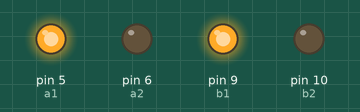
Recording of a sketch running on a simulated Arduino Uno, built with avr-gcc and run on an emulated ATmega328P. Parts: output pins drawn as LEDs (lit = HIGH).

Above: at 0.05 s.
At 2.05 s:
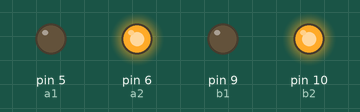
At 4.05 s:
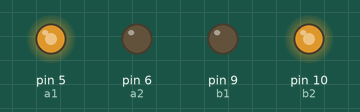
At 8.05 s:
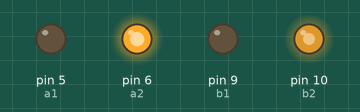
At 12.05 s:
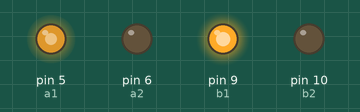
At 15.95 s:
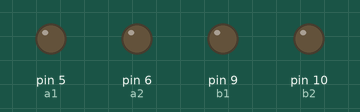
Timing chart, 0 to 20.8 s (numbered marks = the images above):
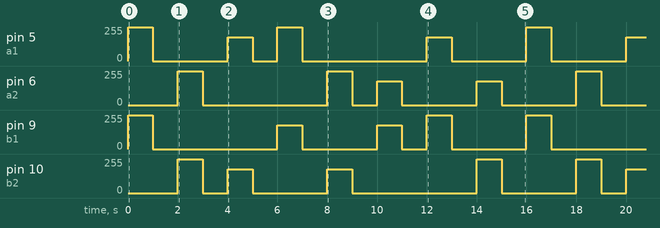

The sketch:

___DC_L9110__4_RC________.ino
```cpp
#define a1 5 //모터드라이버의 a와 b(각각 핀 2개)를 변수 설정
#define a2 6
#define b1 9
#define b2 10
#define HighSpeed 255 //빠른 속도의 출력을 255(최대값)으로 설정
#define LowSpeed 180 //느린 속도의 출력을 180으로 설정

//건전지 소모 등으로 전력이 충분하지 않으면 200 이하로 모터가 돌지 못하고 고주파음이 발생함

void setup() {
  pinMode(a1, OUTPUT); //모터드라이버의 각 핀을 출력모드로 설정
  pinMode(a2, OUTPUT);
  pinMode(b1, OUTPUT);
  pinMode(b2, OUTPUT);
}

void loop() {
  forward(); //전진
  delay(1000);
  stop();
  delay(1000);

  back(); //후진
  delay(1000);
  stop();
  delay(1000);

  right(); //우회전
  delay(1000);
  stop();
  delay(1000);

  rightforward(); //우향직진
  delay(1000);
  stop();
  delay(1000);

  rightback(); //우향후진
  delay(1000);
  stop();
  delay(1000);

  left(); //좌회전
  delay(1000);
  stop();
  delay(1000);

  leftforward(); //좌향전진
  delay(1000);
  stop();
  delay(1000);

  leftback(); //좌향후진
  delay(1000);
  stop();
  delay(1000);

}

//아래는 방향 함수

void forward() { //전진
  analogWrite(a1, HighSpeed);
  analogWrite(a2, 0);
  analogWrite(b1, HighSpeed);
  analogWrite(b2, 0);
}

void back() { //후진
  analogWrite(a1, 0);
  analogWrite(a2, HighSpeed);
  analogWrite(b1, 0);
  analogWrite(b2, HighSpeed);
}

void right() { //우회전, 우회전하기 위하여 왼쪽 바퀴 정회전, 오른쪽 바퀴 역회전
  analogWrite(a1, LowSpeed);
  analogWrite(a2, 0);
  analogWrite(b1, 0);
  analogWrite(b2, LowSpeed);
}

void left() { //좌회전, 좌회전하기 위하여 오른쪽 바퀴 정회전, 왼쪽 바퀴 역회전
  analogWrite(a1, 0);
  analogWrite(a2, LowSpeed);
  analogWrite(b1, LowSpeed);
  analogWrite(b2, 0);
}

void rightforward() { //우향직진, 오른쪽으로 틀며 앞으로 나가기 위해 왼쪽 바퀴가 더 빨리 움직임
  analogWrite(a1, HighSpeed);
  analogWrite(a2, 0);
  analogWrite(b1, LowSpeed);
  analogWrite(b2, 0);
}

void rightback() { //우향후진, 오른쪽으로 틀며 뒤로 나가기 위해 왼쪽 바퀴가 더 빨리 움직임
  analogWrite(a1, 0);
  analogWrite(a2, HighSpeed);
  analogWrite(b1, 0);
  analogWrite(b2, LowSpeed);
}

void leftforward() { //좌향직진, 왼쪽으로 틀며 앞으로 나가기 위해 오른쪽 바퀴가 더 빨리 움직임
  analogWrite(a1, LowSpeed);
  analogWrite(a2, 0);
  analogWrite(b1, HighSpeed);
  analogWrite(b2, 0);
}

void leftback() { //좌향직진, 왼쪽으로 틀며 뒤로 나가기 위해 오른쪽 바퀴가 더 빨리 움직임
  analogWrite(a1, 0);
  analogWrite(a2, LowSpeed);
  analogWrite(b1, 0);
  analogWrite(b2, HighSpeed);
}

void stop() { //모든 바퀴 정지
  analogWrite(a1, 0);
  analogWrite(a2, 0);
  analogWrite(b1, 0);
  analogWrite(b2, 0);
}
```

Measured:
- by itself, pin 6 (a2): repeats every 16.0 s: 0/255 5.0 s, 255/255 1.0 s, 0/255 1.0 s, 2 × (180/255 1.0 s, 0/255 3.0 s), 255/255 1.0 s
- by itself, pin 5 (a1): repeats every 16.0 s: 0/255 3.0 s, 180/255 1.0 s, 0/255 1.0 s, 255/255 1.0 s, 0/255 5.0 s, 180/255 1.0 s, 0/255 3.0 s, 255/255 1.0 s
- by itself, pin 9 (b1): repeats every 16.0 s: 0/255 5.0 s, 180/255 1.0 s, 0/255 3.0 s, 180/255 1.0 s, 0/255 1.0 s, 255/255 1.0 s, 0/255 3.0 s, 255/255 1.0 s
